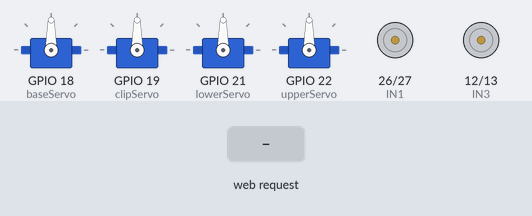
The sketch below on a simulated ESP32. Shown: 4 × servo, motor-driver pin pairs drawn as motors (green arrow = first pin HIGH = forward, orange = second pin HIGH = backward, longer = more drive, scaled by the enable pin). Inputs (shaded band) come from the test bench. WiFi joins after 1.5 s; servers stay silent unless stated; what the sketch prints to the serial monitor is not drawn.

Above: at 3.2 s.
3.3 s: HTTP request GET /cmd?m=f received
At 4.3 s:
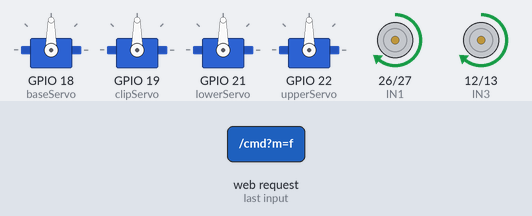
4.8 s: HTTP request GET /cmd?m=b received
At 5.4 s:
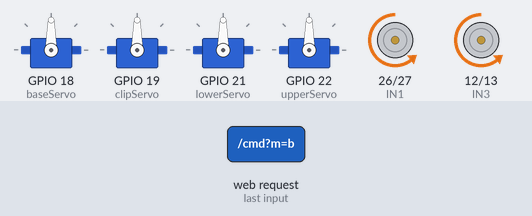
6.3 s: HTTP request GET /cmd?m=l received
At 7.5 s:
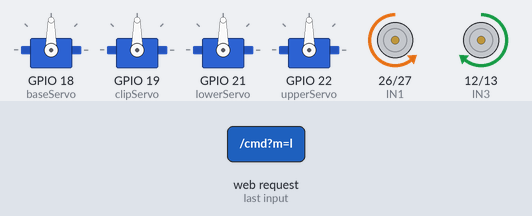
7.8 s: HTTP request GET /cmd?m=r received
At 8.9 s:
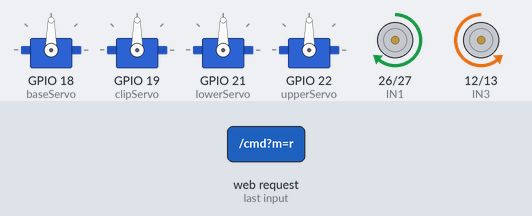
9.3 s: HTTP request GET /servo?j=b received
At 10.0 s:
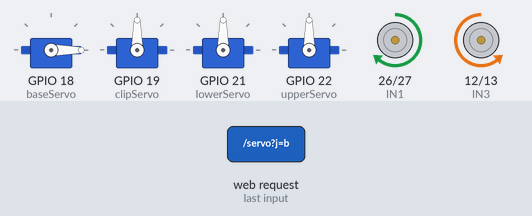
10.8 s: HTTP request GET /cmd received
At 11.1 s:
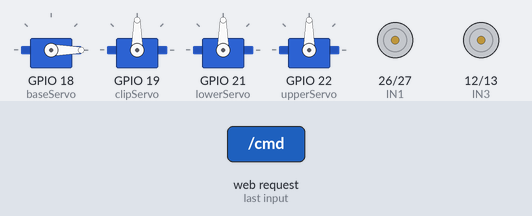
Timing chart, 0 to 13.3 s (numbered marks = the images above; inputs shaded):
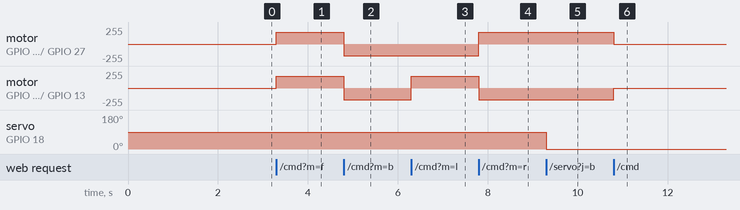

Measured:
- after the input at 3.3 s, motor on GPIO 26 (IN1) / GPIO 27 (IN2), motor on GPIO 12 (IN3) / GPIO 13 (IN4): stopped → forward 179/255 at once
- after the input at 4.8 s, motor on GPIO 26 (IN1) / GPIO 27 (IN2), motor on GPIO 12 (IN3) / GPIO 13 (IN4): forward 179/255 → backward 179/255 at once
- after the input at 6.3 s, motor on GPIO 12 (IN3) / GPIO 13 (IN4): backward 179/255 → forward 179/255 at once
- after the input at 7.8 s, motor on GPIO 26 (IN1) / GPIO 27 (IN2): backward 179/255 → forward 179/255 at once; motor on GPIO 12 (IN3) / GPIO 13 (IN4): forward 179/255 → backward 179/255 at once
- after the input at 9.3 s, servo on GPIO 18 (baseServo): 90° → 0° at once
- after the input at 10.8 s, motor on GPIO 26 (IN1) / GPIO 27 (IN2): forward 179/255 → stopped at once; motor on GPIO 12 (IN3) / GPIO 13 (IN4): backward 179/255 → stopped at once

The sketch:

robo_arm_control.ino
```cpp
#include <WiFi.h>
#include <WebServer.h>
#include <ESP32Servo.h>

/* ================= WIFI ================= */
const char *ssid     = "Admin";
const char *password = "12344321";

WebServer server(80);

/* ================= WIFI RECONNECT ================= */
unsigned long lastReconnectAttempt = 0;
const long reconnectInterval = 10000;

void connectToWiFi() {
  Serial.println("Connecting WiFi...");
  WiFi.disconnect(true);
  delay(500);

  WiFi.mode(WIFI_STA);
  WiFi.begin(ssid, password);

  int retry = 0;
  while (WiFi.status() != WL_CONNECTED && retry < 20) {
    delay(500);
    Serial.print(".");
    retry++;
  }

  if (WiFi.status() == WL_CONNECTED) {
    Serial.println("\n✅ Connected!");
    Serial.println(WiFi.localIP());
  } else {
    Serial.println("\n❌ Failed");
  }
}

/* ================= SERVOS ================= */
Servo baseServo, clipServo, lowerServo, upperServo;

int BASE_MIN = 0,   BASE_MAX = 180;
int CLIP_MIN = 0,   CLIP_MAX = 80;
int LOWER_MIN = 10, LOWER_MAX = 100;
int UPPER_MIN = 40, UPPER_MAX = 170;

/* ================= MOTOR ================= */
#define ENA 25
#define IN1 26
#define IN2 27
#define ENB 14
#define IN3 12
#define IN4 13

int motorSpeed = 180;

const int freq = 1000;
const int resolution = 8;

void setupPWM() {
  ledcAttach(ENA, freq, resolution);
  ledcAttach(ENB, freq, resolution);
}

void setSpeed(int speed) {
  ledcWrite(ENA, speed);
  ledcWrite(ENB, speed);
}

void stopMotor() {
  setSpeed(0);
  digitalWrite(IN1, LOW); digitalWrite(IN2, LOW);
  digitalWrite(IN3, LOW); digitalWrite(IN4, LOW);
}

void forward() {
  setSpeed(motorSpeed);
  digitalWrite(IN1, HIGH); digitalWrite(IN2, LOW);
  digitalWrite(IN3, HIGH); digitalWrite(IN4, LOW);
}

void backward() {
  setSpeed(motorSpeed);
  digitalWrite(IN1, LOW); digitalWrite(IN2, HIGH);
  digitalWrite(IN3, LOW); digitalWrite(IN4, HIGH);
}

void left() {
  setSpeed(motorSpeed);
  digitalWrite(IN1, LOW); digitalWrite(IN2, HIGH);
  digitalWrite(IN3, HIGH); digitalWrite(IN4, LOW);
}

void right() {
  setSpeed(motorSpeed);
  digitalWrite(IN1, HIGH); digitalWrite(IN2, LOW);
  digitalWrite(IN3, LOW); digitalWrite(IN4, HIGH);
}

/* ================= WEB PAGE ================= */
String page() {
  return R"rawliteral(
<!DOCTYPE html>
<html>
<head>
<meta name="viewport" content="width=device-width, initial-scale=1">
<meta charset="UTF-8">

<style>
body{
  font-family: 'Segoe UI';
  background: radial-gradient(circle,#0f2027,#000);
  color:white;
  text-align:center;
}

.card{
  margin:15px;
  padding:20px;
  border-radius:20px;
  background: rgba(255,255,255,0.05);
}

/* D-PAD */
.dpad{
  display:flex;
  flex-direction:column;
  align-items:center;
  gap:10px;
}

.middle-row{
  display:flex;
  gap:10px;
}

.btn{
  width:70px;
  height:70px;
  border-radius:15px;
  border:none;
  font-size:24px;
  background: linear-gradient(145deg,#00c6ff,#0072ff);
  color:white;
}

.btn:active{
  transform: scale(0.9);
}

.stop{
  background:#ff4b5c;
}

input{width:90%;}
.speed{color:#00c6ff;}

</style>
</head>

<body>

<h2>🦾 ARM & ROBO</h2>

<div class="card">
<h3>Movement</h3>

<div class="dpad">

  <button class="btn"
    ontouchstart="cmd('f')" ontouchend="cmd('s')"
    onmousedown="cmd('f')" onmouseup="cmd('s')">▲</button>

  <div class="middle-row">
    <button class="btn"
      ontouchstart="cmd('l')" ontouchend="cmd('s')"
      onmousedown="cmd('l')" onmouseup="cmd('s')">◀</button>

    <button class="btn stop" onclick="cmd('s')">■</button>

    <button class="btn"
      ontouchstart="cmd('r')" ontouchend="cmd('s')"
      onmousedown="cmd('r')" onmouseup="cmd('s')">▶</button>
  </div>

  <button class="btn"
    ontouchstart="cmd('b')" ontouchend="cmd('s')"
    onmousedown="cmd('b')" onmouseup="cmd('s')">▼</button>

</div>

</div>

<div class="card">
<h3>Speed</h3>
<div class="speed" id="s">Speed: 180 km/h</div>
<input type="range" min="0" max="255" value="180" oninput="setSpeed(this.value)">
</div>

<div class="card">
<h3>Arm</h3>

Base
<input type="range" min="0" max="180" oninput="servo('b',this.value)">

Upper
<input type="range" min="40" max="170" oninput="servo('u',this.value)">

Lower
<input type="range" min="10" max="100" oninput="servo('l',this.value)">

Clipper
<input type="range" min="0" max="80" oninput="servo('c',this.value)">

</div>

<script>
function cmd(x){ fetch('/cmd?m='+x); }
function servo(j,v){ fetch('/servo?j='+j+'&v='+v); }

function setSpeed(v){
 document.getElementById("s").innerHTML="Speed: "+v+" km/h";
 fetch('/speed?v='+v);
}

document.addEventListener("touchend", ()=>cmd('s'));
</script>

</body>
</html>
)rawliteral";
}

/* ================= HANDLERS ================= */
void handleRoot(){ server.send(200,"text/html",page()); }

void handleCmd(){
  String m=server.arg("m");
  if(m=="f") forward();
  else if(m=="b") backward();
  else if(m=="l") left();
  else if(m=="r") right();
  else stopMotor();
  server.send(200,"text/plain","OK");
}

void handleServo(){
  String j=server.arg("j");
  int v=server.arg("v").toInt();

  if(j=="b") baseServo.write(constrain(v,BASE_MIN,BASE_MAX));
  if(j=="c") clipServo.write(constrain(v,CLIP_MIN,CLIP_MAX));
  if(j=="l") lowerServo.write(constrain(v,LOWER_MIN,LOWER_MAX));
  if(j=="u") upperServo.write(constrain(v,UPPER_MIN,UPPER_MAX));

  server.send(200,"text/plain","OK");
}

void handleSpeed(){
  motorSpeed = server.arg("v").toInt();
  server.send(200,"text/plain","OK");
}

/* ================= SETUP ================= */
void setup(){
  Serial.begin(115200);

  connectToWiFi();

  baseServo.attach(18);
  clipServo.attach(19);
  lowerServo.attach(21);
  upperServo.attach(22);

  pinMode(IN1,OUTPUT); pinMode(IN2,OUTPUT);
  pinMode(IN3,OUTPUT); pinMode(IN4,OUTPUT);

  setupPWM();

  server.on("/",handleRoot);
  server.on("/cmd",handleCmd);
  server.on("/servo",handleServo);
  server.on("/speed",handleSpeed);

  server.begin();
}

/* ================= LOOP ================= */
void loop(){
  server.handleClient();

  if(WiFi.status()!=WL_CONNECTED &&
     millis()-lastReconnectAttempt>reconnectInterval){
    connectToWiFi();
    lastReconnectAttempt=millis();
  }
}
```
